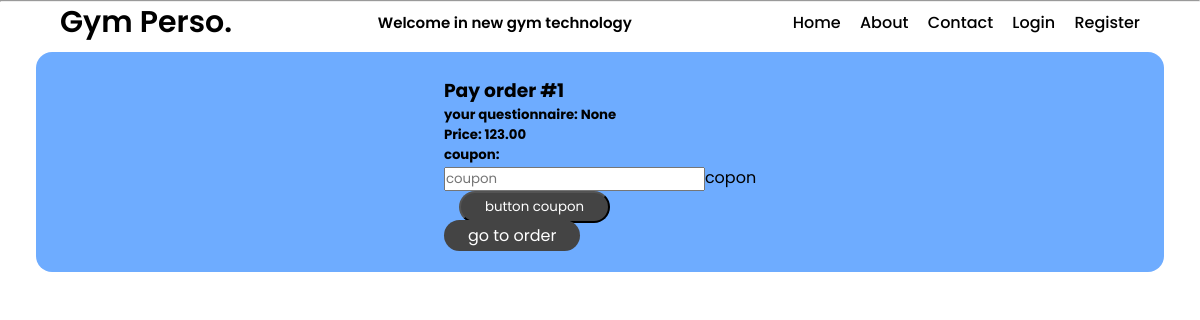
The page /orders/payment/1/ on the database as committed earlier.
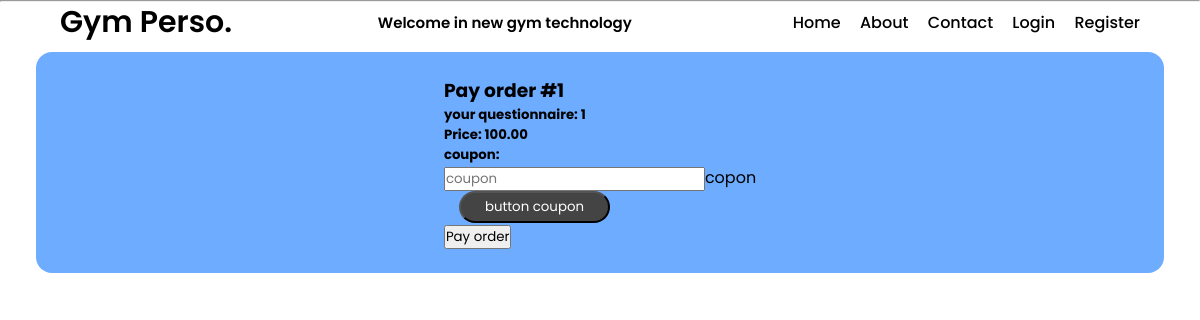
The same page on the database as committed later.
### orders/models.py (models this page shows, shortened)
class Order(models.Model):
    order_id = models.AutoField(primary_key=True)
    order_status = models.CharField(choices=[
        ("OC", "Order Created"),
        ("WP", "Waiting for Payment"),
        ("PA", "Payment Accepted"),
        ("PE", "Payment Error"),
        ("WA", "Waiting for Acception"),
        ("OA", "Order Accepted"),
        ("OS", "Order Sended"),
    ],default='OC', max_length=255)
    email_adress = models.EmailField(max_length=255)
    user_name = models.CharField(max_length=30, blank=True)
    language = models.CharField(choices=[
        ("PL", "Polish"),
        ("EN", "English"),
    ], default="EN", max_length=255)
    name_coupon = models.CharField(max_length=15, null=True, blank=True)
    original_price = models.DecimalField(max_digits=7, decimal_places=2, null=True)
    pay_price = models.DecimalField(max_digits=7, decimal_places=2)
    editor_email = models.EmailField(max_length=255, blank=True)
    created_at = models.DateTimeField(auto_now_add=True)
    updated_at = models.DateTimeField(auto_now=True)
    item_order = models.ForeignKey('orders.Item', related_name="items", null=True, blank=True, on_delete=models.CASCADE)
    questionnaire_id = models.CharField(max_length=15, null=True, blank=True)
    visible = models.BooleanField(default=True)

### orders/views.py (the view)
# urls.py: path('payment/<int:order_id>/', payment, name='payment'),
def payment(request, order_id):
    order = Order.objects.filter(order_id = order_id).get()
    order_pay = Order.objects.filter(order_id = order_id)
    new_price = order.pay_price
    if request.method == "POST":
        if 'button_coupon' in request.POST:
            user_email = request.user.email
            coupon_name = request.POST.get("coupon_field")
            base_price = UserProxy.objects.get(email = user_email).price_base
            coupon = CheckingCoupon(user_email=user_email,coupon_name=coupon_name, base_price=base_price)
            new_price = coupon.get('price_coupon')
            error = coupon.get('error_coupon')
            order_pay.update(pay_price=new_price)
            return render(request, 'payment.html',{'order': order, 'new_price': new_price, 'error': error})
        if 'button_pay' in request.POST:
            OrderBot(order_id=order_id, user_email=request.user.email, pay_price=new_price)
            return redirect('order', order.pk)
    else:
        return render(request, 'payment.html', {'order': order})
    return render(request, 'payment.html', {'order': order})

### templates/payment.html (shortened to what this page needs)
{% include 'base.html' %}
<body>
    {% include 'navbar.html' %}
    {% block content %}
    <section class="full-body-center">
        <div class="first-row">
            <form method="POST">
                    <h3>Pay order #{{order.order_id}} </h3>
                    <h5>your questionnaire: {{order.questionnaire_id}} </h5>
                    <h5>Price: {{order.pay_price}} </h5>
                    <div "coupon-container">
                        <h5>coupon:</h5>
                        <input type="text" name="coupon_field" placeholder='coupon'>copon</input>
                    </div>
                    <div>
                        <button type="submit" class="button button-home" name="button_coupon">button coupon</button>
                    </div>
                    {%if order.get_order_status_display == 'Payment Accepted'%}
                        <div>
                            <a type="submit" href="/orders/{{order.order_id}}/" class="order_button">go to order</a>
                        </div>
                    {%endif%}
                    {%if order.get_order_status_display == 'Order Created'%}
                        <div>
                            <button type="submit" name="button_pay" >Pay order</button>
                        </div>
                    {%endif%}
              </form>
        </div>
    </section>
</body>
{% endblock %}
</html>

Rows that differ between the two databases and show on the page:
changed Order id 1: questionnaire_id "None" → "1"; pay_price "123.00" → "100.00"; order_status "PA" → "OC" (drawn)
Other text that changed with them:
text no longer shown: "go to order"
text now shown: "Pay order"
